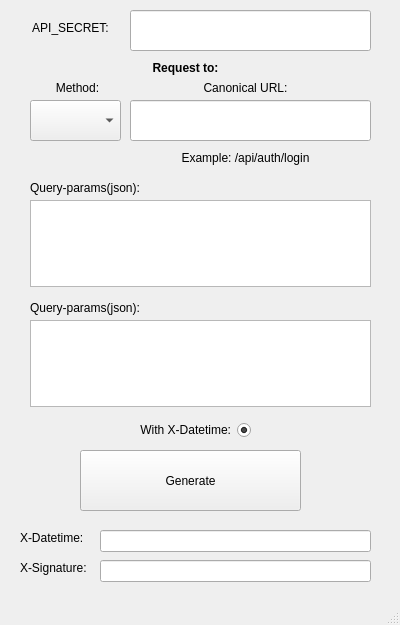
<?xml version="1.0" encoding="UTF-8"?>
<ui version="4.0">
 <class>MainWindow</class>
 <widget class="QMainWindow" name="MainWindow">
  <property name="geometry">
   <rect>
    <x>0</x>
    <y>0</y>
    <width>400</width>
    <height>625</height>
   </rect>
  </property>
  <property name="windowTitle">
   <string>MainWindow</string>
  </property>
  <widget class="QWidget" name="centralwidget">
   <widget class="QLineEdit" name="lineEdit">
    <property name="geometry">
     <rect>
      <x>130</x>
      <y>10</y>
      <width>241</width>
      <height>41</height>
     </rect>
    </property>
   </widget>
   <widget class="QLabel" name="label">
    <property name="geometry">
     <rect>
      <x>20</x>
      <y>20</y>
      <width>101</width>
      <height>16</height>
     </rect>
    </property>
    <property name="text">
     <string>API_SECRET:</string>
    </property>
    <property name="alignment">
     <set>Qt::AlignCenter</set>
    </property>
   </widget>
   <widget class="QLabel" name="label_2">
    <property name="geometry">
     <rect>
      <x>120</x>
      <y>60</y>
      <width>131</width>
      <height>16</height>
     </rect>
    </property>
    <property name="font">
     <font>
      <weight>75</weight>
      <bold>true</bold>
     </font>
    </property>
    <property name="text">
     <string>Request to:</string>
    </property>
    <property name="alignment">
     <set>Qt::AlignCenter</set>
    </property>
   </widget>
   <widget class="QComboBox" name="comboBox">
    <property name="geometry">
     <rect>
      <x>30</x>
      <y>100</y>
      <width>91</width>
      <height>41</height>
     </rect>
    </property>
   </widget>
   <widget class="QLineEdit" name="lineEdit_2">
    <property name="geometry">
     <rect>
      <x>130</x>
      <y>100</y>
      <width>241</width>
      <height>41</height>
     </rect>
    </property>
   </widget>
   <widget class="QLabel" name="label_3">
    <property name="geometry">
     <rect>
      <x>50</x>
      <y>80</y>
      <width>55</width>
      <height>16</height>
     </rect>
    </property>
    <property name="text">
     <string>Method:</string>
    </property>
    <property name="alignment">
     <set>Qt::AlignCenter</set>
    </property>
   </widget>
   <widget class="QLabel" name="label_4">
    <property name="geometry">
     <rect>
      <x>180</x>
      <y>80</y>
      <width>131</width>
      <height>16</height>
     </rect>
    </property>
    <property name="text">
     <string>Canonical URL:</string>
    </property>
    <property name="alignment">
     <set>Qt::AlignCenter</set>
    </property>
   </widget>
   <widget class="QLabel" name="label_5">
    <property name="geometry">
     <rect>
      <x>160</x>
      <y>150</y>
      <width>171</width>
      <height>16</height>
     </rect>
    </property>
    <property name="text">
     <string>Example: /api/auth/login</string>
    </property>
    <property name="alignment">
     <set>Qt::AlignCenter</set>
    </property>
   </widget>
   <widget class="QTextEdit" name="textEdit">
    <property name="geometry">
     <rect>
      <x>30</x>
      <y>200</y>
      <width>341</width>
      <height>87</height>
     </rect>
    </property>
   </widget>
   <widget class="QLabel" name="label_6">
    <property name="geometry">
     <rect>
      <x>30</x>
      <y>180</y>
      <width>141</width>
      <height>16</height>
     </rect>
    </property>
    <property name="text">
     <string>Query-params(json):</string>
    </property>
   </widget>
   <widget class="QTextEdit" name="textEdit_2">
    <property name="geometry">
     <rect>
      <x>30</x>
      <y>320</y>
      <width>341</width>
      <height>87</height>
     </rect>
    </property>
   </widget>
   <widget class="QLabel" name="label_7">
    <property name="geometry">
     <rect>
      <x>30</x>
      <y>300</y>
      <width>141</width>
      <height>16</height>
     </rect>
    </property>
    <property name="text">
     <string>Query-params(json):</string>
    </property>
   </widget>
   <widget class="QPushButton" name="pushButton">
    <property name="geometry">
     <rect>
      <x>80</x>
      <y>450</y>
      <width>221</width>
      <height>61</height>
     </rect>
    </property>
    <property name="text">
     <string>Generate</string>
    </property>
   </widget>
   <widget class="QRadioButton" name="radioButton">
    <property name="geometry">
     <rect>
      <x>120</x>
      <y>420</y>
      <width>131</width>
      <height>20</height>
     </rect>
    </property>
    <property name="layoutDirection">
     <enum>Qt::RightToLeft</enum>
    </property>
    <property name="text">
     <string>With X-Datetime:</string>
    </property>
    <property name="checked">
     <bool>true</bool>
    </property>
   </widget>
   <widget class="QLabel" name="label_8">
    <property name="geometry">
     <rect>
      <x>20</x>
      <y>530</y>
      <width>71</width>
      <height>16</height>
     </rect>
    </property>
    <property name="text">
     <string>X-Datetime:</string>
    </property>
   </widget>
   <widget class="QLineEdit" name="lineEdit_3">
    <property name="geometry">
     <rect>
      <x>100</x>
      <y>530</y>
      <width>271</width>
      <height>22</height>
     </rect>
    </property>
   </widget>
   <widget class="QLabel" name="label_9">
    <property name="geometry">
     <rect>
      <x>20</x>
      <y>560</y>
      <width>81</width>
      <height>16</height>
     </rect>
    </property>
    <property name="text">
     <string>X-Signature:</string>
    </property>
   </widget>
   <widget class="QLineEdit" name="lineEdit_4">
    <property name="geometry">
     <rect>
      <x>100</x>
      <y>560</y>
      <width>271</width>
      <height>22</height>
     </rect>
    </property>
   </widget>
  </widget>
  <widget class="QStatusBar" name="statusbar"/>
 </widget>
 <resources/>
 <connections/>
</ui>
